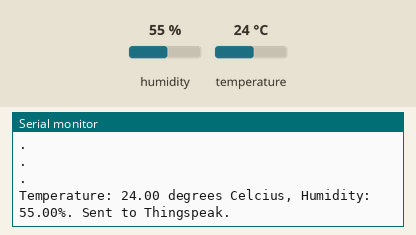
Simulated run of this sketch. Board: ESP32. On the bench: the last lines printed to the serial monitor. The test bench sets the inputs (shaded band); at power-on: humidity 55 %, temperature 24 °C. WiFi joins after 1.5 s; servers stay silent unless stated.

Above: at 3.7 s.
3.8 s: humidity set to 22 %
At 9.1 s:
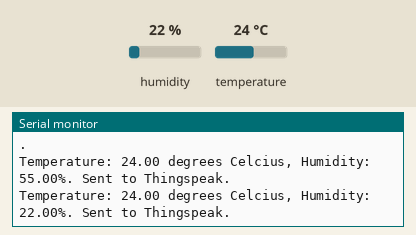
9.6 s: temperature set to 12 °C
At 13.9 s:
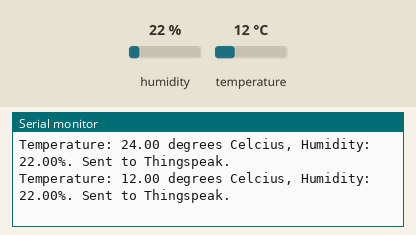
15.4 s: humidity set to 40 %
At 18.8 s:
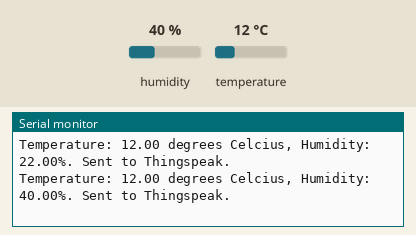
Timing chart, 0 to 20.3 s (numbered marks = the images above; inputs shaded):
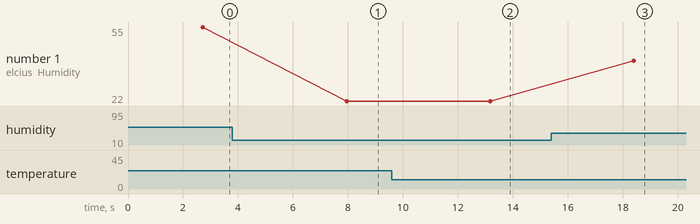

The sketch:

dht11_esp32_thingspeak.ino
```cpp
#include <DHT.h> //  DHT.h library
#include <WiFi.h> // ESP8266WiFi.h library
#include <HTTPClient.h>
#define DHTPIN 16
#define DHTTYPE  DHT11

const char* ssid     = "My Zone";
const char* password = "sreevani";
const char* host = "api.thingspeak.com";
const char* writeAPIKey = "9GHWISDCEIZON1J7";

DHT dht(DHTPIN, DHTTYPE, 15);

void setup() {

  Serial.begin(115200);
  dht.begin();
  delay(1000);
  WiFi.begin(ssid, password);
  while (WiFi.status() != WL_CONNECTED) {
    delay(500);
    Serial.println(".");

  }
}

void loop() {
 float humidity = dht.readHumidity();
 float temperature = dht.readTemperature();

  if (isnan(humidity) || isnan(temperature)) {
    return;
  }


  WiFiClient client;
  const int httpPort = 80;
  if (!client.connect(host, httpPort)) {
    return;
  }
   Serial.print("Temperature: ");
   Serial.print(temperature);
   Serial.print(" degrees Celcius, Humidity: ");
   Serial.print(humidity);
   Serial.println("%. Sent to Thingspeak.");

  String url = "/update?key=";
  url+=writeAPIKey;
  url+="&field1=";
  url+=String(temperature);
  url+="&field2=";
  url+=String(humidity);
  url+="\r\n";
  client.print(String("GET ") + url + " HTTP/1.1\r\n" +
               "Host: " + host + "\r\n" +
               "Connection: close\r\n\r\n");
    delay(5000);
}
```

Measured:
- after the input at 3.8 s, the serial monitor: prints a new line after 4.1 s (image 1)
- after the input at 9.6 s, the serial monitor: prints a new line after 3.6 s (image 2)
- after the input at 15.4 s, the serial monitor: prints a new line after 3.0 s (image 3)
- plotted number 1: 55 → 22 after the input at 3.8 s, 22 → 40 after the input at 15.4 s
